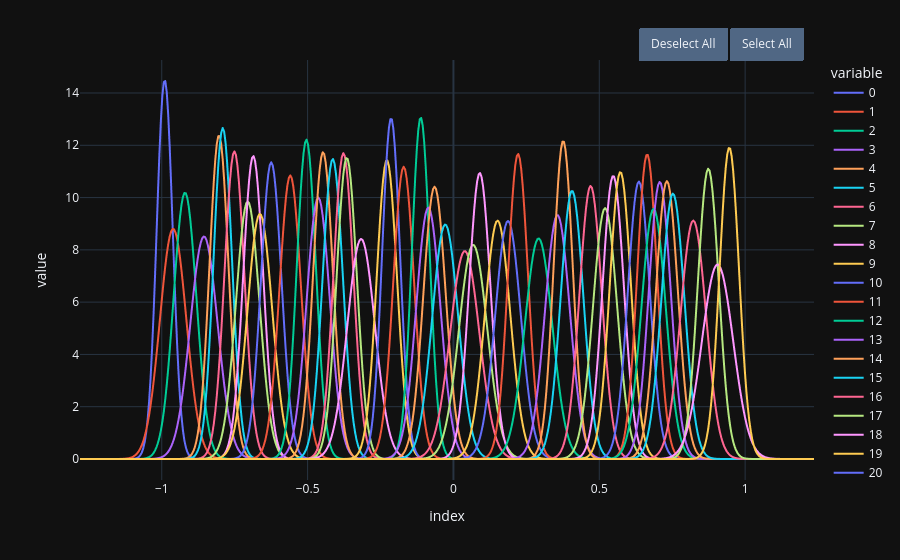
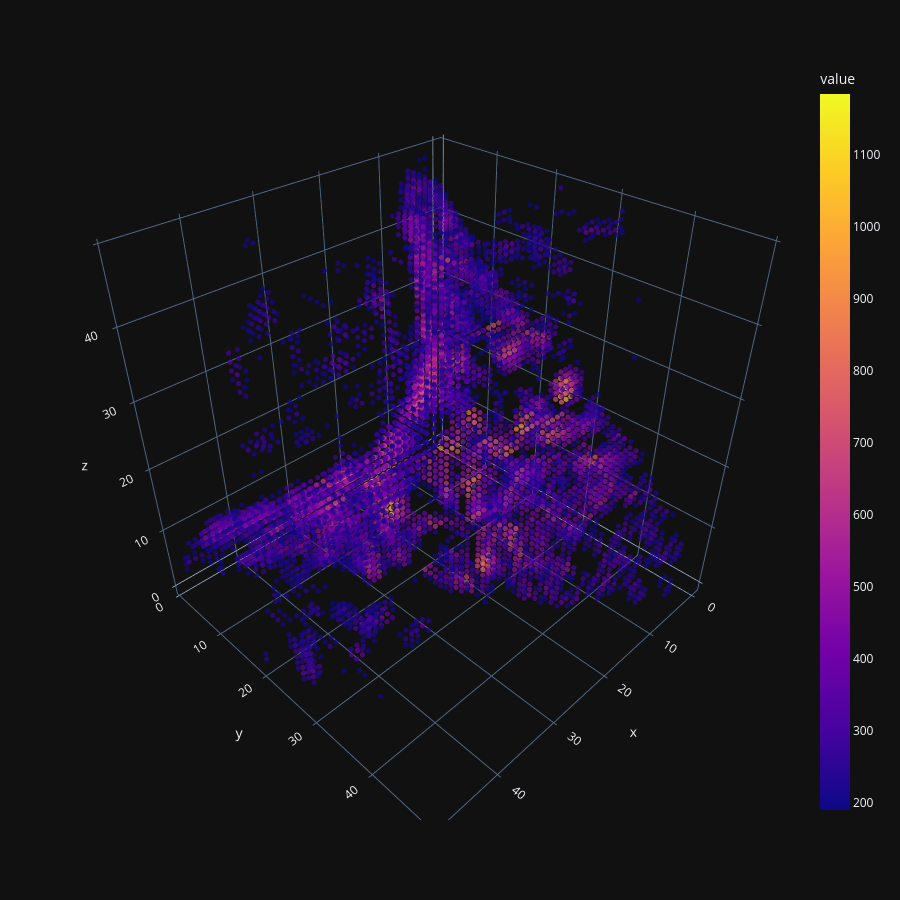

Notebook cell for these charts, in order:
### Code cell
#spn.plot_som(som_1, True)
spn.plot_som(som_2, True)
#spn.plot_hcm(correlation_matrix)
spn.plot_hcm(correlation_matrix, filter_start=190, height=900)

### Figure 1 — Plotly figure (JSON) as saved in the notebook; plotly's stock layout.template omitted (floating-point values rounded to 4 significant figures; data arrays with more than 128 entries replaced by an {"elided": "..."} marker saying what was removed)
{"data": [{"hovertemplate": "variable=0<br>index=%{x}<br>value=%{y}<extra></extra>", "legendgroup": "0", "line": {"color": "#636efa", "dash": "solid"}, "marker": {"symbol": "circle"}, "mode": "lines", "name": "0", "showlegend": true, "x": {"elided": "500 float values"}, "xaxis": "x", "y": {"elided": "500 float values"}, "yaxis": "y", "type": "scattergl"}, {"hovertemplate": "variable=1<br>index=%{x}<br>value=%{y}<extra></extra>", "legendgroup": "1", "line": {"color": "#EF553B", "dash": "solid"}, "marker": {"symbol": "circle"}, "mode": "lines", "name": "1", "showlegend": true, "x": {"elided": "500 float values"}, "xaxis": "x", "y": {"elided": "500 float values"}, "yaxis": "y", "type": "scattergl"}, {"hovertemplate": "variable=2<br>index=%{x}<br>value=%{y}<extra></extra>", "legendgroup": "2", "line": {"color": "#00cc96", "dash": "solid"}, "marker": {"symbol": "circle"}, "mode": "lines", "name": "2", "showlegend": true, "x": {"elided": "500 float values"}, "xaxis": "x", "y": {"elided": "500 float values"}, "yaxis": "y", "type": "scattergl"}, {"hovertemplate": "variable=3<br>index=%{x}<br>value=%{y}<extra></extra>", "legendgroup": "3", "line": {"color": "#ab63fa", "dash": "solid"}, "marker": {"symbol": "circle"}, "mode": "lines", "name": "3", "showlegend": true, "x": {"elided": "500 float values"}, "xaxis": "x", "y": {"elided": "500 float values"}, "yaxis": "y", "type": "scattergl"}, {"hovertemplate": "variable=4<br>index=%{x}<br>value=%{y}<extra></extra>", "legendgroup": "4", "line": {"color": "#FFA15A", "dash": "solid"}, "marker": {"symbol": "circle"}, "mode": "lines", "name": "4", "showlegend": true, "x": {"elided": "500 float values"}, "xaxis": "x", "y": {"elided": "500 float values"}, "yaxis": "y", "type": "scattergl"}, {"hovertemplate": "variable=5<br>index=%{x}<br>value=%{y}<extra></extra>", "legendgroup": "5", "line": {"color": "#19d3f3", "dash": "solid"}, "marker": {"symbol": "circle"}, "mode": "lines", "name": "5", "showlegend": true, "x": {"elided": "500 float values"}, "xaxis": "x", "y": {"elided": "500 float values"}, "yaxis": "y", "type": "scattergl"}, {"hovertemplate": "variable=6<br>index=%{x}<br>value=%{y}<extra></extra>", "legendgroup": "6", "line": {"color": "#FF6692", "dash": "solid"}, "marker": {"symbol": "circle"}, "mode": "lines", "name": "6", "showlegend": true, "x": {"elided": "500 float values"}, "xaxis": "x", "y": {"elided": "500 float values"}, "yaxis": "y", "type": "scattergl"}, {"hovertemplate": "variable=7<br>index=%{x}<br>value=%{y}<extra></extra>", "legendgroup": "7", "line": {"color": "#B6E880", "dash": "solid"}, "marker": {"symbol": "circle"}, "mode": "lines", "name": "7", "showlegend": true, "x": {"elided": "500 float values"}, "xaxis": "x", "y": {"elided": "500 float values"}, "yaxis": "y", "type": "scattergl"}, {"hovertemplate": "variable=8<br>index=%{x}<br>value=%{y}<extra></extra>", "legendgroup": "8", "line": {"color": "#FF97FF", "dash": "solid"}, "marker": {"symbol": "circle"}, "mode": "lines", "name": "8", "showlegend": true, "x": {"elided": "500 float values"}, "xaxis": "x", "y": {"elided": "500 float values"}, "yaxis": "y", "type": "scattergl"}, {"hovertemplate": "variable=9<br>index=%{x}<br>value=%{y}<extra></extra>", "legendgroup": "9", "line": {"color": "#FECB52", "dash": "solid"}, "marker": {"symbol": "circle"}, "mode": "lines", "name": "9", "showlegend": true, "x": {"elided": "500 float values"}, "xaxis": "x", "y": {"elided": "500 float values"}, "yaxis": "y", "type": "scattergl"}, {"hovertemplate": "variable=10<br>index=%{x}<br>value=%{y}<extra></extra>", "legendgroup": "10", "line": {"color": "#636efa", "dash": "solid"}, "marker": {"symbol": "circle"}, "mode": "lines", "name": "10", "showlegend": true, "x": {"elided": "500 float values"}, "xaxis": "x", "y": {"elided": "500 float values"}, "yaxis": "y", "type": "scattergl"}, {"hovertemplate": "variable=11<br>index=%{x}<br>value=%{y}<extra></extra>", "legendgroup": "11", "line": {"color": "#EF553B", "dash": "solid"}, "marker": {"symbol": "circle"}, "mode": "lines", "name": "11", "showlegend": true, "x": {"elided": "500 float values"}, "xaxis": "x", "y": {"elided": "500 float values"}, "yaxis": "y", "type": "scattergl"}, {"hovertemplate": "variable=12<br>index=%{x}<br>value=%{y}<extra></extra>", "legendgroup": "12", "line": {"color": "#00cc96", "dash": "solid"}, "marker": {"symbol": "circle"}, "mode": "lines", "name": "12", "showlegend": true, "x": {"elided": "500 float values"}, "xaxis": "x", "y": {"elided": "500 float values"}, "yaxis": "y", "type": "scattergl"}, {"hovertemplate": "variable=13<br>index=%{x}<br>value=%{y}<extra></extra>", "legendgroup": "13", "line": {"color": "#ab63fa", "dash": "solid"}, "marker": {"symbol": "circle"}, "mode": "lines", "name": "13", "showlegend": true, "x": {"elided": "500 float values"}, "xaxis": "x", "y": {"elided": "500 float values"}, "yaxis": "y", "type": "scattergl"}, {"hovertemplate": "variable=14<br>index=%{x}<br>value=%{y}<extra></extra>", "legendgroup": "14", "line": {"color": "#FFA15A", "dash": "solid"}, "marker": {"symbol": "circle"}, "mode": "lines", "name": "14", "showlegend": true, "x": {"elided": "500 float values"}, "xaxis": "x", "y": {"elided": "500 float values"}, "yaxis": "y", "type": "scattergl"}, {"hovertemplate": "variable=15<br>index=%{x}<br>value=%{y}<extra></extra>", "legendgroup": "15", "line": {"color": "#19d3f3", "dash": "solid"}, "marker": {"symbol": "circle"}, "mode": "lines", "name": "15", "showlegend": true, "x": {"elided": "500 float values"}, "xaxis": "x", "y": {"elided": "500 float values"}, "yaxis": "y", "type": "scattergl"}, {"hovertemplate": "variable=16<br>index=%{x}<br>value=%{y}<extra></extra>", "legendgroup": "16", "line": {"color": "#FF6692", "dash": "solid"}, "marker": {"symbol": "circle"}, "mode": "lines", "name": "16", "showlegend": true, "x": {"elided": "500 float values"}, "xaxis": "x", "y": {"elided": "500 float values"}, "yaxis": "y", "type": "scattergl"}, {"hovertemplate": "variable=17<br>index=%{x}<br>value=%{y}<extra></extra>", "legendgroup": "17", "line": {"color": "#B6E880", "dash": "solid"}, "marker": {"symbol": "circle"}, "mode": "lines", "name": "17", "showlegend": true, "x": {"elided": "500 float values"}, "xaxis": "x", "y": {"elided": "500 float values"}, "yaxis": "y", "type": "scattergl"}, {"hovertemplate": "variable=18<br>index=%{x}<br>value=%{y}<extra></extra>", "legendgroup": "18", "line": {"color": "#FF97FF", "dash": "solid"}, "marker": {"symbol": "circle"}, "mode": "lines", "name": "18", "showlegend": true, "x": {"elided": "500 float values"}, "xaxis": "x", "y": {"elided": "500 float values"}, "yaxis": "y", "type": "scattergl"}, {"hovertemplate": "variable=19<br>index=%{x}<br>value=%{y}<extra></extra>", "legendgroup": "19", "line": {"color": "#FECB52", "dash": "solid"}, "marker": {"symbol": "circle"}, "mode": "lines", "name": "19", "showlegend": true, "x": {"elided": "500 float values"}, "xaxis": "x", "y": {"elided": "500 float values"}, "yaxis": "y", "type": "scattergl"}, {"hovertemplate": "variable=20<br>index=%{x}<br>value=%{y}<extra></extra>", "legendgroup": "20", "line": {"color": "#636efa", "dash": "solid"}, "marker": {"symbol": "circle"}, "mode": "lines", "name": "20", "showlegend": true, "x": {"elided": "500 float values"}, "xaxis": "x", "y": {"elided": "500 float values"}, "yaxis": "y", "type": "scattergl"}, {"hovertemplate": "variable=21<br>index=%{x}<br>value=%{y}<extra></extra>", "legendgroup": "21", "line": {"color": "#EF553B", "dash": "solid"}, "marker": {"symbol": "circle"}, "mode": "lines", "name": "21", "showlegend": true, "x": {"elided": "500 float values"}, "xaxis": "x", "y": {"elided": "500 float values"}, "yaxis": "y", "type": "scattergl"}, {"hovertemplate": "variable=22<br>index=%{x}<br>value=%{y}<extra></extra>", "legendgroup": "22", "line": {"color": "#00cc96", "dash": "solid"}, "marker": {"symbol": "circle"}, "mode": "lines", "name": "22", "showlegend": true, "x": {"elided": "500 float values"}, "xaxis": "x", "y": {"elided": "500 float values"}, "yaxis": "y", "type": "scattergl"}, {"hovertemplate": "variable=23<br>index=%{x}<br>value=%{y}<extra></extra>", "legendgroup": "23", "line": {"color": "#ab63fa", "dash": "solid"}, "marker": {"symbol": "circle"}, "mode": "lines", "name": "23", "showlegend": true, "x": {"elided": "500 float values"}, "xaxis": "x", "y": {"elided": "500 float values"}, "yaxis": "y", "type": "scattergl"}, {"hovertemplate": "variable=24<br>index=%{x}<br>value=%{y}<extra></extra>", "legendgroup": "24", "line": {"color": "#FFA15A", "dash": "solid"}, "marker": {"symbol": "circle"}, "mode": "lines", "name": "24", "showlegend": true, "x": {"elided": "500 float values"}, "xaxis": "x", "y": {"elided": "500 float values"}, "yaxis": "y", "type": "scattergl"}, {"hovertemplate": "variable=25<br>index=%{x}<br>value=%{y}<extra></extra>", "legendgroup": "25", "line": {"color": "#19d3f3", "dash": "solid"}, "marker": {"symbol": "circle"}, "mode": "lines", "name": "25", "showlegend": true, "x": {"elided": "500 float values"}, "xaxis": "x", "y": {"elided": "500 float values"}, "yaxis": "y", "type": "scattergl"}, {"hovertemplate": "variable=26<br>index=%{x}<br>value=%{y}<extra></extra>", "legendgroup": "26", "line": {"color": "#FF6692", "dash": "solid"}, "marker": {"symbol": "circle"}, "mode": "lines", "name": "26", "showlegend": true, "x": {"elided": "500 float values"}, "xaxis": "x", "y": {"elided": "500 float values"}, "yaxis": "y", "type": "scattergl"}, {"hovertemplate": "variable=27<br>index=%{x}<br>value=%{y}<extra></extra>", "legendgroup": "27", "line": {"color": "#B6E880", "dash": "solid"}, "marker": {"symbol": "circle"}, "mode": "lines", "name": "27", "showlegend": true, "x": {"elided": "500 float values"}, "xaxis": "x", "y": {"elided": "500 float values"}, "yaxis": "y", "type": "scattergl"}, {"hovertemplate": "variable=28<br>index=%{x}<br>value=%{y}<extra></extra>", "legendgroup": "28", "line": {"color": "#FF97FF", "dash": "solid"}, "marker": {"symbol": "circle"}, "mode": "lines", "name": "28", "showlegend": true, "x": {"elided": "500 float values"}, "xaxis": "x", "y": {"elided": "500 float values"}, "yaxis": "y", "type": "scattergl"}, {"hovertemplate": "variable=29<br>index=%{x}<br>value=%{y}<extra></extra>", "legendgroup": "29", "line": {"color": "#FECB52", "dash": "solid"}, "marker": {"symbol": "circle"}, "mode": "lines", "name": "29", "showlegend": true, "x": {"elided": "500 float values"}, "xaxis": "x", "y": {"elided": "500 float values"}, "yaxis": "y", "type": "scattergl"}, {"hovertemplate": "variable=30<br>index=%{x}<br>value=%{y}<extra></extra>", "legendgroup": "30", "line": {"color": "#636efa", "dash": "solid"}, "marker": {"symbol": "circle"}, "mode": "lines", "name": "30", "showlegend": true, "x": {"elided": "500 float values"}, "xaxis": "x", "y": {"elided": "500 float values"}, "yaxis": "y", "type": "scattergl"}, {"hovertemplate": "variable=31<br>index=%{x}<br>value=%{y}<extra></extra>", "legendgroup": "31", "line": {"color": "#EF553B", "dash": "solid"}, "marker": {"symbol": "circle"}, "mode": "lines", "name": "31", "showlegend": true, "x": {"elided": "500 float values"}, "xaxis": "x", "y": {"elided": "500 float values"}, "yaxis": "y", "type": "scattergl"}, {"hovertemplate": "variable=32<br>index=%{x}<br>value=%{y}<extra></extra>", "legendgroup": "32", "line": {"color": "#00cc96", "dash": "solid"}, "marker": {"symbol": "circle"}, "mode": "lines", "name": "32", "showlegend": true, "x": {"elided": "500 float values"}, "xaxis": "x", "y": {"elided": "500 float values"}, "yaxis": "y", "type": "scattergl"}, {"hovertemplate": "variable=33<br>index=%{x}<br>value=%{y}<extra></extra>", "legendgroup": "33", "line": {"color": "#ab63fa", "dash": "solid"}, "marker": {"symbol": "circle"}, "mode": "lines", "name": "33", "showlegend": true, "x": {"elided": "500 float values"}, "xaxis": "x", "y": {"elided": "500 float values"}, "yaxis": "y", "type": "scattergl"}, {"hovertemplate": "variable=34<br>index=%{x}<br>value=%{y}<extra></extra>", "legendgroup": "34", "line": {"color": "#FFA15A", "dash": "solid"}, "marker": {"symbol": "circle"}, "mode": "lines", "name": "34", "showlegend": true, "x": {"elided": "500 float values"}, "xaxis": "x", "y": {"elided": "500 float values"}, "yaxis": "y", "type": "scattergl"}, {"hovertemplate": "variable=35<br>index=%{x}<br>value=%{y}<extra></extra>", "legendgroup": "35", "line": {"color": "#19d3f3", "dash": "solid"}, "marker": {"symbol": "circle"}, "mode": "lines", "name": "35", "showlegend": true, "x": {"elided": "500 float values"}, "xaxis": "x", "y": {"elided": "500 float values"}, "yaxis": "y", "type": "scattergl"}, {"hovertemplate": "variable=36<br>index=%{x}<br>value=%{y}<extra></extra>", "legendgroup": "36", "line": {"color": "#FF6692", "dash": "solid"}, "marker": {"symbol": "circle"}, "mode": "lines", "name": "36", "showlegend": true, "x": {"elided": "500 float values"}, "xaxis": "x", "y": {"elided": "500 float values"}, "yaxis": "y", "type": "scattergl"}, {"hovertemplate": "variable=37<br>index=%{x}<br>value=%{y}<extra></extra>", "legendgroup": "37", "line": {"color": "#B6E880", "dash": "solid"}, "marker": {"symbol": "circle"}, "mode": "lines", "name": "37", "showlegend": true, "x": {"elided": "500 float values"}, "xaxis": "x", "y": {"elided": "500 float values"}, "yaxis": "y", "type": "scattergl"}, {"hovertemplate": "variable=38<br>index=%{x}<br>value=%{y}<extra></extra>", "legendgroup": "38", "line": {"color": "#FF97FF", "dash": "solid"}, "marker": {"symbol": "circle"}, "mode": "lines", "name": "38", "showlegend": true, "x": {"elided": "500 float values"}, "xaxis": "x", "y": {"elided": "500 float values"}, "yaxis": "y", "type": "scattergl"}, {"hovertemplate": "variable=39<br>index=%{x}<br>value=%{y}<extra></extra>", "legendgroup": "39", "line": {"color": "#FECB52", "dash": "solid"}, "marker": {"symbol": "circle"}, "mode": "lines", "name": "39", "showlegend": true, "x": {"elided": "500 float values"}, "xaxis": "x", "y": {"elided": "500 float values"}, "yaxis": "y", "type": "scattergl"}, {"hovertemplate": "variable=40<br>index=%{x}<br>value=%{y}<extra></extra>", "legendgroup": "40", "line": {"color": "#636efa", "dash": "solid"}, "marker": {"symbol": "circle"}, "mode": "lines", "name": "40", "showlegend": true, "x": {"elided": "500 float values"}, "xaxis": "x", "y": {"elided": "500 float values"}, "yaxis": "y", "type": "scattergl"}, {"hovertemplate": "variable=41<br>index=%{x}<br>value=%{y}<extra></extra>", "legendgroup": "41", "line": {"color": "#EF553B", "dash": "solid"}, "marker": {"symbol": "circle"}, "mode": "lines", "name": "41", "showlegend": true, "x": {"elided": "500 float values"}, "xaxis": "x", "y": {"elided": "500 float values"}, "yaxis": "y", "type": "scattergl"}, {"hovertemplate": "variable=42<br>index=%{x}<br>value=%{y}<extra></extra>", "legendgroup": "42", "line": {"color": "#00cc96", "dash": "solid"}, "marker": {"symbol": "circle"}, "mode": "lines", "name": "42", "showlegend": true, "x": {"elided": "500 float values"}, "xaxis": "x", "y": {"elided": "500 float values"}, "yaxis": "y", "type": "scattergl"}, {"hovertemplate": "variable=43<br>index=%{x}<br>value=%{y}<extra></extra>", "legendgroup": "43", "line": {"color": "#ab63fa", "dash": "solid"}, "marker": {"symbol": "circle"}, "mode": "lines", "name": "43", "showlegend": true, "x": {"elided": "500 float values"}, "xaxis": "x", "y": {"elided": "500 float values"}, "yaxis": "y", "type": "scattergl"}, {"hovertemplate": "variable=44<br>index=%{x}<br>value=%{y}<extra></extra>", "legendgroup": "44", "line": {"color": "#FFA15A", "dash": "solid"}, "marker": {"symbol": "circle"}, "mode": "lines", "name": "44", "showlegend": true, "x": {"elided": "500 float values"}, "xaxis": "x", "y": {"elided": "500 float values"}, "yaxis": "y", "type": "scattergl"}, {"hovertemplate": "variable=45<br>index=%{x}<br>value=%{y}<extra></extra>", "legendgroup": "45", "line": {"color": "#19d3f3", "dash": "solid"}, "marker": {"symbol": "circle"}, "mode": "lines", "name": "45", "showlegend": true, "x": {"elided": "500 float values"}, "xaxis": "x", "y": {"elided": "500 float values"}, "yaxis": "y", "type": "scattergl"}, {"hovertemplate": "variable=46<br>index=%{x}<br>value=%{y}<extra></extra>", "legendgroup": "46", "line": {"color": "#FF6692", "dash": "solid"}, "marker": {"symbol": "circle"}, "mode": "lines", "name": "46", "showlegend": true, "x": {"elided": "500 float values"}, "xaxis": "x", "y": {"elided": "500 float values"}, "yaxis": "y", "type": "scattergl"}, {"hovertemplate": "variable=47<br>index=%{x}<br>value=%{y}<extra></extra>", "legendgroup": "47", "line": {"color": "#B6E880", "dash": "solid"}, "marker": {"symbol": "circle"}, "mode": "lines", "name": "47", "showlegend": true, "x": {"elided": "500 float values"}, "xaxis": "x", "y": {"elided": "500 float values"}, "yaxis": "y", "type": "scattergl"}, {"hovertemplate": "variable=48<br>index=%{x}<br>value=%{y}<extra></extra>", "legendgroup": "48", "line": {"color": "#FF97FF", "dash": "solid"}, "marker": {"symbol": "circle"}, "mode": "lines", "name": "48", "showlegend": true, "x": {"elided": "500 float values"}, "xaxis": "x", "y": {"elided": "500 float values"}, "yaxis": "y", "type": "scattergl"}, {"hovertemplate": "variable=49<br>index=%{x}<br>value=%{y}<extra></extra>", "legendgroup": "49", "line": {"color": "#FECB52", "dash": "solid"}, "marker": {"symbol": "circle"}, "mode": "lines", "name": "49", "showlegend": true, "x": {"elided": "500 float values"}, "xaxis": "x", "y": {"elided": "500 float values"}, "yaxis": "y", "type": "scattergl"}], "layout": {"xaxis": {"anchor": "y", "domain": [0.0, 1.0], "title": {"text": "index"}}, "yaxis": {"anchor": "x", "domain": [0.0, 1.0], "title": {"text": "value"}}, "legend": {"title": {"text": "variable"}, "tracegroupgap": 0}, "margin": {"t": 60}, "updatemenus": [{"buttons": [{"args": ["visible", "legendonly"], "label": "Deselect All", "method": "restyle"}, {"args": ["visible", true], "label": "Select All", "method": "restyle"}], "direction": "left", "pad": {"r": 10, "t": 10}, "showactive": false, "type": "buttons", "x": 1, "xanchor": "right", "y": 1.1, "yanchor": "top"}]}}

### Figure 2 — Plotly figure (JSON) as saved in the notebook; plotly's stock layout.template omitted (floating-point values rounded to 4 significant figures; data arrays with more than 128 entries replaced by an {"elided": "..."} marker saying what was removed)
{"data": [{"hovertemplate": "x=%{x}<br>y=%{y}<br>z=%{z}<br>value=%{marker.color}<extra></extra>", "legendgroup": "", "marker": {"color": {"elided": "7835 float values"}, "coloraxis": "coloraxis", "opacity": 0.7, "symbol": "circle", "size": 3}, "mode": "markers", "name": "", "scene": "scene", "showlegend": false, "x": {"elided": "7835 int values"}, "y": {"elided": "7835 int values"}, "z": {"elided": "7835 int values"}, "type": "scatter3d"}], "layout": {"scene": {"domain": {"x": [0.0, 1.0], "y": [0.0, 1.0]}, "xaxis": {"title": {"text": "x"}}, "yaxis": {"title": {"text": "y"}}, "zaxis": {"title": {"text": "z"}}}, "coloraxis": {"colorbar": {"title": {"text": "value"}}, "colorscale": [[0.0, "#0d0887"], [0.1111, "#46039f"], [0.2222, "#7201a8"], [0.3333, "#9c179e"], [0.4444, "#bd3786"], [0.5556, "#d8576b"], [0.6667, "#ed7953"], [0.7778, "#fb9f3a"], [0.8889, "#fdca26"], [1.0, "#f0f921"]]}, "legend": {"tracegroupgap": 0}, "margin": {"t": 60}, "height": 900}}
